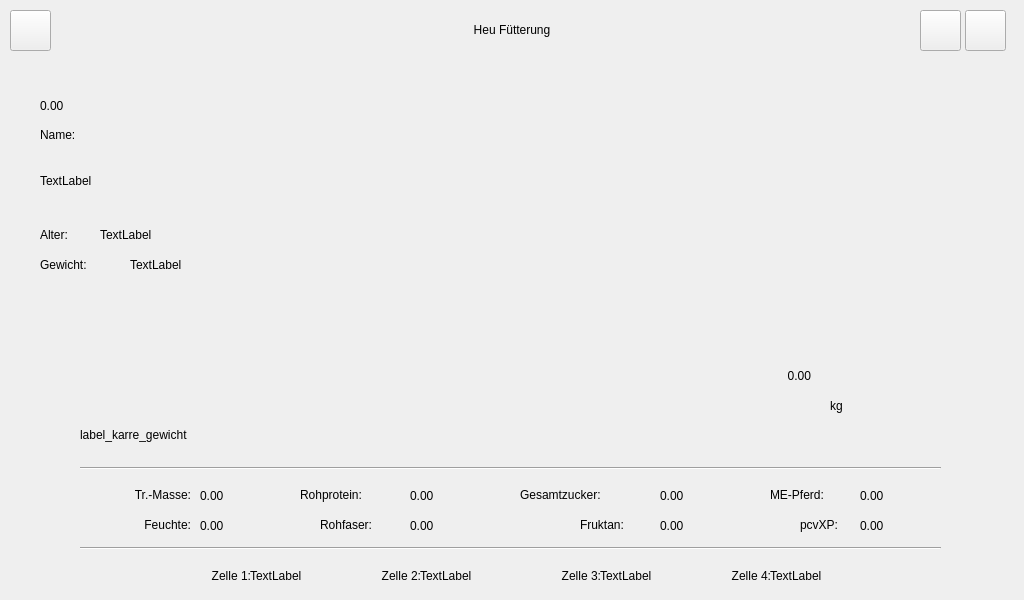
<?xml version="1.0" encoding="UTF-8"?>
<ui version="4.0">
 <class>Form</class>
 <widget class="QWidget" name="Form">
  <property name="geometry">
   <rect>
    <x>0</x>
    <y>0</y>
    <width>1024</width>
    <height>600</height>
   </rect>
  </property>
  <property name="sizePolicy">
   <sizepolicy hsizetype="Fixed" vsizetype="Fixed">
    <horstretch>0</horstretch>
    <verstretch>0</verstretch>
   </sizepolicy>
  </property>
  <property name="minimumSize">
   <size>
    <width>1024</width>
    <height>600</height>
   </size>
  </property>
  <property name="maximumSize">
   <size>
    <width>1024</width>
    <height>600</height>
   </size>
  </property>
  <property name="windowTitle">
   <string notr="true">Heu-Fütterung</string>
  </property>
  <property name="autoFillBackground">
   <bool>false</bool>
  </property>
  <property name="styleSheet">
   <string></string>
  </property>
  <widget class="QLabel" name="label_rgv_name">
   <property name="geometry">
    <rect>
     <x>40</x>
     <y>130</y>
     <width>400</width>
     <height>101</height>
    </rect>
   </property>
   <property name="sizePolicy">
    <sizepolicy hsizetype="Fixed" vsizetype="Fixed">
     <horstretch>0</horstretch>
     <verstretch>0</verstretch>
    </sizepolicy>
   </property>
   <property name="minimumSize">
    <size>
     <width>400</width>
     <height>0</height>
    </size>
   </property>
   <property name="maximumSize">
    <size>
     <width>400</width>
     <height>120</height>
    </size>
   </property>
   <property name="text">
    <string>TextLabel</string>
   </property>
  </widget>
  <widget class="QLabel" name="txt_rgv_name">
   <property name="geometry">
    <rect>
     <x>40</x>
     <y>120</y>
     <width>110</width>
     <height>30</height>
    </rect>
   </property>
   <property name="sizePolicy">
    <sizepolicy hsizetype="Fixed" vsizetype="Fixed">
     <horstretch>0</horstretch>
     <verstretch>0</verstretch>
    </sizepolicy>
   </property>
   <property name="text">
    <string>Name:</string>
   </property>
  </widget>
  <widget class="QLabel" name="txt_rgv_alter">
   <property name="geometry">
    <rect>
     <x>40</x>
     <y>220</y>
     <width>110</width>
     <height>30</height>
    </rect>
   </property>
   <property name="minimumSize">
    <size>
     <width>0</width>
     <height>30</height>
    </size>
   </property>
   <property name="maximumSize">
    <size>
     <width>16777215</width>
     <height>30</height>
    </size>
   </property>
   <property name="text">
    <string>Alter:</string>
   </property>
  </widget>
  <widget class="QLabel" name="label_rgv_gewicht">
   <property name="geometry">
    <rect>
     <x>130</x>
     <y>250</y>
     <width>100</width>
     <height>30</height>
    </rect>
   </property>
   <property name="sizePolicy">
    <sizepolicy hsizetype="Fixed" vsizetype="Fixed">
     <horstretch>0</horstretch>
     <verstretch>0</verstretch>
    </sizepolicy>
   </property>
   <property name="minimumSize">
    <size>
     <width>100</width>
     <height>30</height>
    </size>
   </property>
   <property name="maximumSize">
    <size>
     <width>100</width>
     <height>30</height>
    </size>
   </property>
   <property name="text">
    <string>TextLabel</string>
   </property>
  </widget>
  <widget class="QLabel" name="txt_rgv_gewicht">
   <property name="geometry">
    <rect>
     <x>40</x>
     <y>250</y>
     <width>91</width>
     <height>30</height>
    </rect>
   </property>
   <property name="sizePolicy">
    <sizepolicy hsizetype="Fixed" vsizetype="Fixed">
     <horstretch>0</horstretch>
     <verstretch>0</verstretch>
    </sizepolicy>
   </property>
   <property name="minimumSize">
    <size>
     <width>0</width>
     <height>30</height>
    </size>
   </property>
   <property name="maximumSize">
    <size>
     <width>16777215</width>
     <height>30</height>
    </size>
   </property>
   <property name="text">
    <string>Gewicht:</string>
   </property>
  </widget>
  <widget class="QLabel" name="label_rgv_alter">
   <property name="geometry">
    <rect>
     <x>100</x>
     <y>220</y>
     <width>181</width>
     <height>30</height>
    </rect>
   </property>
   <property name="minimumSize">
    <size>
     <width>0</width>
     <height>30</height>
    </size>
   </property>
   <property name="maximumSize">
    <size>
     <width>16777215</width>
     <height>30</height>
    </size>
   </property>
   <property name="styleSheet">
    <string notr="true"/>
   </property>
   <property name="text">
    <string>TextLabel</string>
   </property>
  </widget>
  <widget class="QLabel" name="b_heu_fuetterung">
   <property name="geometry">
    <rect>
     <x>0</x>
     <y>0</y>
     <width>1024</width>
     <height>60</height>
    </rect>
   </property>
   <property name="sizePolicy">
    <sizepolicy hsizetype="Fixed" vsizetype="Fixed">
     <horstretch>0</horstretch>
     <verstretch>0</verstretch>
    </sizepolicy>
   </property>
   <property name="minimumSize">
    <size>
     <width>1024</width>
     <height>60</height>
    </size>
   </property>
   <property name="maximumSize">
    <size>
     <width>1024</width>
     <height>60</height>
    </size>
   </property>
   <property name="statusTip">
    <string/>
   </property>
   <property name="styleSheet">
    <string notr="true">

</string>
   </property>
   <property name="text">
    <string>Heu Fütterung</string>
   </property>
   <property name="textFormat">
    <enum>Qt::PlainText</enum>
   </property>
   <property name="alignment">
    <set>Qt::AlignCenter</set>
   </property>
  </widget>
  <widget class="QPushButton" name="btn_settings">
   <property name="geometry">
    <rect>
     <x>965</x>
     <y>10</y>
     <width>41</width>
     <height>41</height>
    </rect>
   </property>
   <property name="styleSheet">
    <string notr="true"></string>
   </property>
   <property name="text">
    <string/>
   </property>
   <property name="icon">
    <iconset resource="../../Futterwagen/Futterkarre/icons/icons.qrc">
     <normaloff>:/icons/Gear.png</normaloff>
     <normalon>:/icons/Gear.png</normalon>:/icons/Gear.png</iconset>
   </property>
   <property name="iconSize">
    <size>
     <width>30</width>
     <height>30</height>
    </size>
   </property>
  </widget>
  <widget class="QPushButton" name="btn_back">
   <property name="geometry">
    <rect>
     <x>10</x>
     <y>10</y>
     <width>41</width>
     <height>41</height>
    </rect>
   </property>
   <property name="styleSheet">
    <string notr="true"></string>
   </property>
   <property name="text">
    <string/>
   </property>
   <property name="icon">
    <iconset resource="../../Futterwagen/Futterkarre/icons/icons.qrc">
     <normaloff>:/icons/Back.png</normaloff>:/icons/Back.png</iconset>
   </property>
   <property name="iconSize">
    <size>
     <width>30</width>
     <height>30</height>
    </size>
   </property>
  </widget>
  <widget class="QPushButton" name="btn_next_rgv">
   <property name="geometry">
    <rect>
     <x>890</x>
     <y>90</y>
     <width>91</width>
     <height>91</height>
    </rect>
   </property>
   <property name="styleSheet">
    <string notr="true">QPushButton {
    
    
    border-radius: 25px;
}
QPushButton:hover {
    
    
}</string>
   </property>
   <property name="text">
    <string/>
   </property>
   <property name="icon">
    <iconset resource="../../Futterwagen/Futterkarre/icons/icons.qrc">
     <normaloff>:/icons/Next.png</normaloff>:/icons/Next.png</iconset>
   </property>
   <property name="iconSize">
    <size>
     <width>80</width>
     <height>80</height>
    </size>
   </property>
  </widget>
  <widget class="Line" name="line_2">
   <property name="geometry">
    <rect>
     <x>80</x>
     <y>540</y>
     <width>861</width>
     <height>16</height>
    </rect>
   </property>
   <property name="orientation">
    <enum>Qt::Horizontal</enum>
   </property>
  </widget>
  <widget class="QLabel" name="label_zelle2">
   <property name="geometry">
    <rect>
     <x>420</x>
     <y>560</y>
     <width>101</width>
     <height>31</height>
    </rect>
   </property>
   <property name="sizePolicy">
    <sizepolicy hsizetype="Fixed" vsizetype="Fixed">
     <horstretch>0</horstretch>
     <verstretch>0</verstretch>
    </sizepolicy>
   </property>
   <property name="minimumSize">
    <size>
     <width>0</width>
     <height>0</height>
    </size>
   </property>
   <property name="maximumSize">
    <size>
     <width>600</width>
     <height>300</height>
    </size>
   </property>
   <property name="text">
    <string>TextLabel</string>
   </property>
  </widget>
  <widget class="QLabel" name="label_zelle4">
   <property name="geometry">
    <rect>
     <x>770</x>
     <y>560</y>
     <width>101</width>
     <height>31</height>
    </rect>
   </property>
   <property name="sizePolicy">
    <sizepolicy hsizetype="Fixed" vsizetype="Fixed">
     <horstretch>0</horstretch>
     <verstretch>0</verstretch>
    </sizepolicy>
   </property>
   <property name="minimumSize">
    <size>
     <width>0</width>
     <height>0</height>
    </size>
   </property>
   <property name="maximumSize">
    <size>
     <width>600</width>
     <height>300</height>
    </size>
   </property>
   <property name="text">
    <string>TextLabel</string>
   </property>
  </widget>
  <widget class="QLabel" name="label_zelle3">
   <property name="geometry">
    <rect>
     <x>600</x>
     <y>560</y>
     <width>121</width>
     <height>31</height>
    </rect>
   </property>
   <property name="sizePolicy">
    <sizepolicy hsizetype="Fixed" vsizetype="Fixed">
     <horstretch>0</horstretch>
     <verstretch>0</verstretch>
    </sizepolicy>
   </property>
   <property name="minimumSize">
    <size>
     <width>0</width>
     <height>0</height>
    </size>
   </property>
   <property name="maximumSize">
    <size>
     <width>600</width>
     <height>300</height>
    </size>
   </property>
   <property name="text">
    <string>TextLabel</string>
   </property>
  </widget>
  <widget class="QLabel" name="label_zelle1">
   <property name="geometry">
    <rect>
     <x>250</x>
     <y>560</y>
     <width>101</width>
     <height>31</height>
    </rect>
   </property>
   <property name="sizePolicy">
    <sizepolicy hsizetype="Fixed" vsizetype="Fixed">
     <horstretch>0</horstretch>
     <verstretch>0</verstretch>
    </sizepolicy>
   </property>
   <property name="minimumSize">
    <size>
     <width>0</width>
     <height>0</height>
    </size>
   </property>
   <property name="maximumSize">
    <size>
     <width>600</width>
     <height>300</height>
    </size>
   </property>
   <property name="text">
    <string>TextLabel</string>
   </property>
  </widget>
  <widget class="Line" name="line_1">
   <property name="geometry">
    <rect>
     <x>80</x>
     <y>460</y>
     <width>861</width>
     <height>16</height>
    </rect>
   </property>
   <property name="orientation">
    <enum>Qt::Horizontal</enum>
   </property>
  </widget>
  <widget class="QLabel" name="txt_rohprotein">
   <property name="geometry">
    <rect>
     <x>300</x>
     <y>480</y>
     <width>111</width>
     <height>30</height>
    </rect>
   </property>
   <property name="sizePolicy">
    <sizepolicy hsizetype="Fixed" vsizetype="Fixed">
     <horstretch>0</horstretch>
     <verstretch>0</verstretch>
    </sizepolicy>
   </property>
   <property name="minimumSize">
    <size>
     <width>0</width>
     <height>30</height>
    </size>
   </property>
   <property name="maximumSize">
    <size>
     <width>16777215</width>
     <height>30</height>
    </size>
   </property>
   <property name="text">
    <string>Rohprotein:</string>
   </property>
  </widget>
  <widget class="QLabel" name="txt_h_rohfaser">
   <property name="geometry">
    <rect>
     <x>320</x>
     <y>510</y>
     <width>111</width>
     <height>30</height>
    </rect>
   </property>
   <property name="sizePolicy">
    <sizepolicy hsizetype="Fixed" vsizetype="Fixed">
     <horstretch>0</horstretch>
     <verstretch>0</verstretch>
    </sizepolicy>
   </property>
   <property name="minimumSize">
    <size>
     <width>0</width>
     <height>30</height>
    </size>
   </property>
   <property name="maximumSize">
    <size>
     <width>16777215</width>
     <height>30</height>
    </size>
   </property>
   <property name="text">
    <string>Rohfaser:</string>
   </property>
  </widget>
  <widget class="QLabel" name="txt_h_gesamtzucker">
   <property name="geometry">
    <rect>
     <x>520</x>
     <y>480</y>
     <width>141</width>
     <height>30</height>
    </rect>
   </property>
   <property name="sizePolicy">
    <sizepolicy hsizetype="Fixed" vsizetype="Fixed">
     <horstretch>0</horstretch>
     <verstretch>0</verstretch>
    </sizepolicy>
   </property>
   <property name="minimumSize">
    <size>
     <width>0</width>
     <height>30</height>
    </size>
   </property>
   <property name="maximumSize">
    <size>
     <width>16777215</width>
     <height>30</height>
    </size>
   </property>
   <property name="text">
    <string>Gesamtzucker:</string>
   </property>
  </widget>
  <widget class="QLabel" name="txt_h_fruktan">
   <property name="geometry">
    <rect>
     <x>580</x>
     <y>510</y>
     <width>141</width>
     <height>30</height>
    </rect>
   </property>
   <property name="sizePolicy">
    <sizepolicy hsizetype="Fixed" vsizetype="Fixed">
     <horstretch>0</horstretch>
     <verstretch>0</verstretch>
    </sizepolicy>
   </property>
   <property name="minimumSize">
    <size>
     <width>0</width>
     <height>30</height>
    </size>
   </property>
   <property name="maximumSize">
    <size>
     <width>16777215</width>
     <height>30</height>
    </size>
   </property>
   <property name="text">
    <string>Fruktan:</string>
   </property>
  </widget>
  <widget class="QLabel" name="txt_h_pcvxp">
   <property name="geometry">
    <rect>
     <x>800</x>
     <y>510</y>
     <width>141</width>
     <height>30</height>
    </rect>
   </property>
   <property name="sizePolicy">
    <sizepolicy hsizetype="Fixed" vsizetype="Fixed">
     <horstretch>0</horstretch>
     <verstretch>0</verstretch>
    </sizepolicy>
   </property>
   <property name="minimumSize">
    <size>
     <width>0</width>
     <height>30</height>
    </size>
   </property>
   <property name="maximumSize">
    <size>
     <width>16777215</width>
     <height>30</height>
    </size>
   </property>
   <property name="text">
    <string>pcvXP:</string>
   </property>
  </widget>
  <widget class="QLabel" name="txt_h_me_pferd">
   <property name="geometry">
    <rect>
     <x>770</x>
     <y>480</y>
     <width>141</width>
     <height>30</height>
    </rect>
   </property>
   <property name="sizePolicy">
    <sizepolicy hsizetype="Fixed" vsizetype="Fixed">
     <horstretch>0</horstretch>
     <verstretch>0</verstretch>
    </sizepolicy>
   </property>
   <property name="minimumSize">
    <size>
     <width>0</width>
     <height>30</height>
    </size>
   </property>
   <property name="maximumSize">
    <size>
     <width>16777215</width>
     <height>30</height>
    </size>
   </property>
   <property name="text">
    <string>ME-Pferd:</string>
   </property>
  </widget>
  <widget class="QPushButton" name="btn_h_reload">
   <property name="geometry">
    <rect>
     <x>890</x>
     <y>210</y>
     <width>90</width>
     <height>90</height>
    </rect>
   </property>
   <property name="styleSheet">
    <string notr="true">QPushButton {
    
    
    border-radius: 25px;
}
QPushButton:hover {
    
    
}</string>
   </property>
   <property name="text">
    <string/>
   </property>
   <property name="icon">
    <iconset resource="../../Futterwagen/Futterkarre/icons/icons.qrc">
     <normaloff>:/icons/Reload.png</normaloff>:/icons/Reload.png</iconset>
   </property>
   <property name="iconSize">
    <size>
     <width>70</width>
     <height>70</height>
    </size>
   </property>
  </widget>
  <widget class="QLabel" name="txt_zelle2">
   <property name="geometry">
    <rect>
     <x>350</x>
     <y>560</y>
     <width>71</width>
     <height>31</height>
    </rect>
   </property>
   <property name="sizePolicy">
    <sizepolicy hsizetype="Fixed" vsizetype="Fixed">
     <horstretch>0</horstretch>
     <verstretch>0</verstretch>
    </sizepolicy>
   </property>
   <property name="minimumSize">
    <size>
     <width>0</width>
     <height>0</height>
    </size>
   </property>
   <property name="maximumSize">
    <size>
     <width>600</width>
     <height>300</height>
    </size>
   </property>
   <property name="text">
    <string>Zelle 2:</string>
   </property>
   <property name="alignment">
    <set>Qt::AlignRight|Qt::AlignTrailing|Qt::AlignVCenter</set>
   </property>
  </widget>
  <widget class="QLabel" name="txt_zelle1">
   <property name="geometry">
    <rect>
     <x>180</x>
     <y>560</y>
     <width>71</width>
     <height>31</height>
    </rect>
   </property>
   <property name="sizePolicy">
    <sizepolicy hsizetype="Fixed" vsizetype="Fixed">
     <horstretch>0</horstretch>
     <verstretch>0</verstretch>
    </sizepolicy>
   </property>
   <property name="minimumSize">
    <size>
     <width>0</width>
     <height>0</height>
    </size>
   </property>
   <property name="maximumSize">
    <size>
     <width>600</width>
     <height>300</height>
    </size>
   </property>
   <property name="text">
    <string>Zelle 1:</string>
   </property>
   <property name="alignment">
    <set>Qt::AlignRight|Qt::AlignTrailing|Qt::AlignVCenter</set>
   </property>
  </widget>
  <widget class="QLabel" name="txt_zelle4">
   <property name="geometry">
    <rect>
     <x>700</x>
     <y>560</y>
     <width>71</width>
     <height>31</height>
    </rect>
   </property>
   <property name="sizePolicy">
    <sizepolicy hsizetype="Fixed" vsizetype="Fixed">
     <horstretch>0</horstretch>
     <verstretch>0</verstretch>
    </sizepolicy>
   </property>
   <property name="minimumSize">
    <size>
     <width>0</width>
     <height>0</height>
    </size>
   </property>
   <property name="maximumSize">
    <size>
     <width>600</width>
     <height>300</height>
    </size>
   </property>
   <property name="text">
    <string>Zelle 4:</string>
   </property>
   <property name="alignment">
    <set>Qt::AlignRight|Qt::AlignTrailing|Qt::AlignVCenter</set>
   </property>
  </widget>
  <widget class="QLabel" name="txt_zelle3">
   <property name="geometry">
    <rect>
     <x>530</x>
     <y>560</y>
     <width>71</width>
     <height>31</height>
    </rect>
   </property>
   <property name="sizePolicy">
    <sizepolicy hsizetype="Fixed" vsizetype="Fixed">
     <horstretch>0</horstretch>
     <verstretch>0</verstretch>
    </sizepolicy>
   </property>
   <property name="minimumSize">
    <size>
     <width>0</width>
     <height>0</height>
    </size>
   </property>
   <property name="maximumSize">
    <size>
     <width>600</width>
     <height>300</height>
    </size>
   </property>
   <property name="text">
    <string>Zelle 3:</string>
   </property>
   <property name="alignment">
    <set>Qt::AlignRight|Qt::AlignTrailing|Qt::AlignVCenter</set>
   </property>
  </widget>
  <widget class="QLabel" name="label_h_rohprotein">
   <property name="geometry">
    <rect>
     <x>410</x>
     <y>480</y>
     <width>101</width>
     <height>31</height>
    </rect>
   </property>
   <property name="sizePolicy">
    <sizepolicy hsizetype="Fixed" vsizetype="Fixed">
     <horstretch>0</horstretch>
     <verstretch>0</verstretch>
    </sizepolicy>
   </property>
   <property name="minimumSize">
    <size>
     <width>0</width>
     <height>0</height>
    </size>
   </property>
   <property name="maximumSize">
    <size>
     <width>600</width>
     <height>300</height>
    </size>
   </property>
   <property name="text">
    <string>0.00</string>
   </property>
  </widget>
  <widget class="QLabel" name="label_h_rohfaser">
   <property name="geometry">
    <rect>
     <x>410</x>
     <y>510</y>
     <width>101</width>
     <height>31</height>
    </rect>
   </property>
   <property name="sizePolicy">
    <sizepolicy hsizetype="Fixed" vsizetype="Fixed">
     <horstretch>0</horstretch>
     <verstretch>0</verstretch>
    </sizepolicy>
   </property>
   <property name="minimumSize">
    <size>
     <width>0</width>
     <height>0</height>
    </size>
   </property>
   <property name="maximumSize">
    <size>
     <width>600</width>
     <height>300</height>
    </size>
   </property>
   <property name="text">
    <string>0.00</string>
   </property>
  </widget>
  <widget class="QLabel" name="label_h_gesamtzucker">
   <property name="geometry">
    <rect>
     <x>660</x>
     <y>480</y>
     <width>101</width>
     <height>31</height>
    </rect>
   </property>
   <property name="sizePolicy">
    <sizepolicy hsizetype="Fixed" vsizetype="Fixed">
     <horstretch>0</horstretch>
     <verstretch>0</verstretch>
    </sizepolicy>
   </property>
   <property name="minimumSize">
    <size>
     <width>0</width>
     <height>0</height>
    </size>
   </property>
   <property name="maximumSize">
    <size>
     <width>600</width>
     <height>300</height>
    </size>
   </property>
   <property name="text">
    <string>0.00</string>
   </property>
  </widget>
  <widget class="QLabel" name="label_h_fruktan">
   <property name="geometry">
    <rect>
     <x>660</x>
     <y>510</y>
     <width>101</width>
     <height>31</height>
    </rect>
   </property>
   <property name="sizePolicy">
    <sizepolicy hsizetype="Fixed" vsizetype="Fixed">
     <horstretch>0</horstretch>
     <verstretch>0</verstretch>
    </sizepolicy>
   </property>
   <property name="minimumSize">
    <size>
     <width>0</width>
     <height>0</height>
    </size>
   </property>
   <property name="maximumSize">
    <size>
     <width>600</width>
     <height>300</height>
    </size>
   </property>
   <property name="text">
    <string>0.00</string>
   </property>
  </widget>
  <widget class="QLabel" name="label_h_me_pferd">
   <property name="geometry">
    <rect>
     <x>860</x>
     <y>480</y>
     <width>171</width>
     <height>31</height>
    </rect>
   </property>
   <property name="sizePolicy">
    <sizepolicy hsizetype="Fixed" vsizetype="Fixed">
     <horstretch>0</horstretch>
     <verstretch>0</verstretch>
    </sizepolicy>
   </property>
   <property name="minimumSize">
    <size>
     <width>0</width>
     <height>0</height>
    </size>
   </property>
   <property name="maximumSize">
    <size>
     <width>600</width>
     <height>300</height>
    </size>
   </property>
   <property name="text">
    <string>0.00</string>
   </property>
  </widget>
  <widget class="QLabel" name="label_h_pcvxp">
   <property name="geometry">
    <rect>
     <x>860</x>
     <y>510</y>
     <width>161</width>
     <height>31</height>
    </rect>
   </property>
   <property name="sizePolicy">
    <sizepolicy hsizetype="Fixed" vsizetype="Fixed">
     <horstretch>0</horstretch>
     <verstretch>0</verstretch>
    </sizepolicy>
   </property>
   <property name="minimumSize">
    <size>
     <width>0</width>
     <height>0</height>
    </size>
   </property>
   <property name="maximumSize">
    <size>
     <width>600</width>
     <height>300</height>
    </size>
   </property>
   <property name="text">
    <string>0.00</string>
   </property>
  </widget>
  <widget class="QPushButton" name="btn_fu_sim">
   <property name="geometry">
    <rect>
     <x>920</x>
     <y>10</y>
     <width>41</width>
     <height>41</height>
    </rect>
   </property>
   <property name="styleSheet">
    <string notr="true"></string>
   </property>
   <property name="text">
    <string/>
   </property>
   <property name="icon">
    <iconset resource="../../Futterwagen/Futterkarre/icons/icons.qrc">
     <normaloff>:/icons/Sim.png</normaloff>:/icons/Sim.png</iconset>
   </property>
   <property name="iconSize">
    <size>
     <width>40</width>
     <height>40</height>
    </size>
   </property>
  </widget>
  <widget class="QLabel" name="txt_h_rohfaser_2">
   <property name="geometry">
    <rect>
     <x>80</x>
     <y>510</y>
     <width>111</width>
     <height>30</height>
    </rect>
   </property>
   <property name="sizePolicy">
    <sizepolicy hsizetype="Fixed" vsizetype="Fixed">
     <horstretch>0</horstretch>
     <verstretch>0</verstretch>
    </sizepolicy>
   </property>
   <property name="minimumSize">
    <size>
     <width>0</width>
     <height>30</height>
    </size>
   </property>
   <property name="maximumSize">
    <size>
     <width>16777215</width>
     <height>30</height>
    </size>
   </property>
   <property name="text">
    <string>Feuchte:</string>
   </property>
   <property name="alignment">
    <set>Qt::AlignRight|Qt::AlignTrailing|Qt::AlignVCenter</set>
   </property>
  </widget>
  <widget class="QLabel" name="txt_Trockensubstanz">
   <property name="geometry">
    <rect>
     <x>80</x>
     <y>480</y>
     <width>111</width>
     <height>30</height>
    </rect>
   </property>
   <property name="sizePolicy">
    <sizepolicy hsizetype="Fixed" vsizetype="Fixed">
     <horstretch>0</horstretch>
     <verstretch>0</verstretch>
    </sizepolicy>
   </property>
   <property name="minimumSize">
    <size>
     <width>0</width>
     <height>30</height>
    </size>
   </property>
   <property name="maximumSize">
    <size>
     <width>16777215</width>
     <height>30</height>
    </size>
   </property>
   <property name="text">
    <string>Tr.-Masse:</string>
   </property>
   <property name="alignment">
    <set>Qt::AlignRight|Qt::AlignTrailing|Qt::AlignVCenter</set>
   </property>
  </widget>
  <widget class="QLabel" name="label_h_trsub">
   <property name="geometry">
    <rect>
     <x>200</x>
     <y>480</y>
     <width>101</width>
     <height>31</height>
    </rect>
   </property>
   <property name="sizePolicy">
    <sizepolicy hsizetype="Fixed" vsizetype="Fixed">
     <horstretch>0</horstretch>
     <verstretch>0</verstretch>
    </sizepolicy>
   </property>
   <property name="minimumSize">
    <size>
     <width>0</width>
     <height>0</height>
    </size>
   </property>
   <property name="maximumSize">
    <size>
     <width>600</width>
     <height>300</height>
    </size>
   </property>
   <property name="text">
    <string>0.00</string>
   </property>
  </widget>
  <widget class="QLabel" name="label_h_feuchte">
   <property name="geometry">
    <rect>
     <x>200</x>
     <y>510</y>
     <width>101</width>
     <height>31</height>
    </rect>
   </property>
   <property name="sizePolicy">
    <sizepolicy hsizetype="Fixed" vsizetype="Fixed">
     <horstretch>0</horstretch>
     <verstretch>0</verstretch>
    </sizepolicy>
   </property>
   <property name="minimumSize">
    <size>
     <width>0</width>
     <height>0</height>
    </size>
   </property>
   <property name="maximumSize">
    <size>
     <width>600</width>
     <height>300</height>
    </size>
   </property>
   <property name="text">
    <string>0.00</string>
   </property>
  </widget>
  <widget class="QLabel" name="txt_kg_2">
   <property name="geometry">
    <rect>
     <x>830</x>
     <y>370</y>
     <width>91</width>
     <height>71</height>
    </rect>
   </property>
   <property name="text">
    <string>kg</string>
   </property>
  </widget>
  <widget class="QLabel" name="label_fu_entnommen">
   <property name="geometry">
    <rect>
     <x>150</x>
     <y>290</y>
     <width>661</width>
     <height>171</height>
    </rect>
   </property>
   <property name="text">
    <string>0.00</string>
   </property>
   <property name="alignment">
    <set>Qt::AlignRight|Qt::AlignTrailing|Qt::AlignVCenter</set>
   </property>
  </widget>
  <widget class="QLabel" name="label_karre_gewicht_anzeigen">
   <property name="geometry">
    <rect>
     <x>80</x>
     <y>420</y>
     <width>231</width>
     <height>30</height>
    </rect>
   </property>
   <property name="minimumSize">
    <size>
     <width>0</width>
     <height>30</height>
    </size>
   </property>
   <property name="maximumSize">
    <size>
     <width>16777215</width>
     <height>30</height>
    </size>
   </property>
   <property name="styleSheet">
    <string notr="true"/>
   </property>
   <property name="text">
    <string>label_karre_gewicht</string>
   </property>
  </widget>
  <widget class="QLabel" name="label_box">
   <property name="geometry">
    <rect>
     <x>40</x>
     <y>90</y>
     <width>101</width>
     <height>31</height>
    </rect>
   </property>
   <property name="sizePolicy">
    <sizepolicy hsizetype="Fixed" vsizetype="Fixed">
     <horstretch>0</horstretch>
     <verstretch>0</verstretch>
    </sizepolicy>
   </property>
   <property name="minimumSize">
    <size>
     <width>0</width>
     <height>0</height>
    </size>
   </property>
   <property name="maximumSize">
    <size>
     <width>600</width>
     <height>300</height>
    </size>
   </property>
   <property name="text">
    <string>0.00</string>
   </property>
  </widget>
  <zorder>b_heu_fuetterung</zorder>
  <zorder>label_rgv_name</zorder>
  <zorder>txt_rgv_name</zorder>
  <zorder>txt_rgv_alter</zorder>
  <zorder>label_rgv_gewicht</zorder>
  <zorder>txt_rgv_gewicht</zorder>
  <zorder>label_rgv_alter</zorder>
  <zorder>btn_settings</zorder>
  <zorder>btn_back</zorder>
  <zorder>btn_next_rgv</zorder>
  <zorder>label_zelle2</zorder>
  <zorder>label_zelle4</zorder>
  <zorder>label_zelle3</zorder>
  <zorder>label_zelle1</zorder>
  <zorder>line_2</zorder>
  <zorder>line_1</zorder>
  <zorder>txt_rohprotein</zorder>
  <zorder>txt_h_rohfaser</zorder>
  <zorder>txt_h_gesamtzucker</zorder>
  <zorder>txt_h_fruktan</zorder>
  <zorder>txt_h_pcvxp</zorder>
  <zorder>txt_h_me_pferd</zorder>
  <zorder>btn_h_reload</zorder>
  <zorder>txt_zelle2</zorder>
  <zorder>txt_zelle1</zorder>
  <zorder>txt_zelle4</zorder>
  <zorder>txt_zelle3</zorder>
  <zorder>label_h_rohprotein</zorder>
  <zorder>label_h_rohfaser</zorder>
  <zorder>label_h_gesamtzucker</zorder>
  <zorder>label_h_fruktan</zorder>
  <zorder>label_h_me_pferd</zorder>
  <zorder>label_h_pcvxp</zorder>
  <zorder>btn_fu_sim</zorder>
  <zorder>txt_h_rohfaser_2</zorder>
  <zorder>txt_Trockensubstanz</zorder>
  <zorder>label_h_trsub</zorder>
  <zorder>label_h_feuchte</zorder>
  <zorder>txt_kg_2</zorder>
  <zorder>label_fu_entnommen</zorder>
  <zorder>label_karre_gewicht_anzeigen</zorder>
  <zorder>label_box</zorder>
 </widget>
 <resources>
  <include location="../../Futterwagen/Futterkarre/icons/icons.qrc"/>
 </resources>
 <connections/>
</ui>
